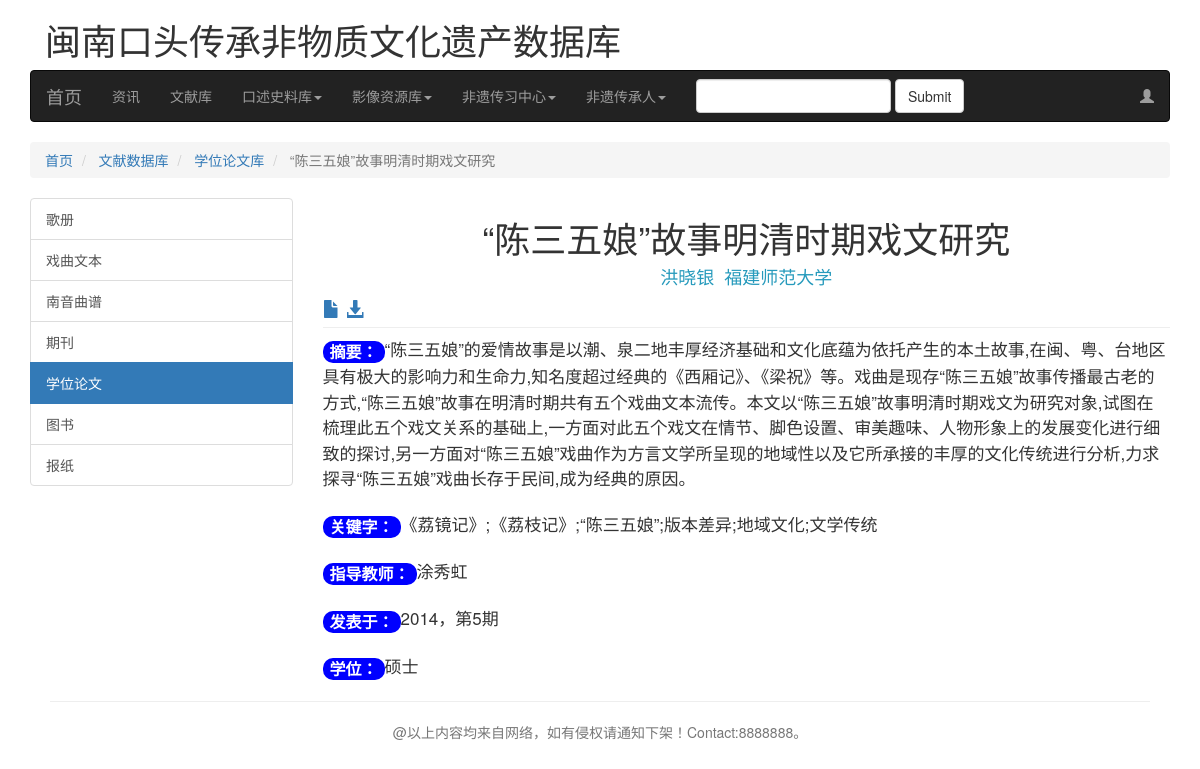
The page /documentdb/dissertation/1/ on the database its author committed.
### DocumentDB/models.py (models this page shows, shortened)
class Dissertation(models.Model):
    Title = models.CharField(max_length=200,verbose_name='论文题目')
    Author = models.CharField(max_length=50,verbose_name="论文作者")
    TertiaryAuthor = models.CharField(max_length=50,verbose_name='指导教师')
    Publisher = models.CharField(max_length=50,verbose_name="发表单位")
    Year = models.CharField(max_length=10,verbose_name='发表年份')
    Volume = models.CharField(max_length=10,verbose_name="学位级别")
    Pages = models.CharField(max_length=10,verbose_name='共有几页')
    Issue = models.CharField(max_length=10,verbose_name='期')
    Keywords = models.CharField(max_length=100,verbose_name='关键词')
    Abstract =models.TextField(verbose_name='内容摘要')
    UpdateTime = models.DateTimeField(auto_now=True)
    FilePath = models.FileField(upload_to='DEGREETHESIS/%Y/%m',verbose_name='上传本地学位论文文件')
    URL = models.URLField(verbose_name='链接地址')
    Isc35n = models.BooleanField(default=False,verbose_name='是否与陈三五娘相关')
    class Meta:
        ordering = ['-UpdateTime']
        verbose_name_plural = "学位论文信息表"
        verbose_name = "学位论文信息表"

### DocumentDB/views.py (the view)
# urls.py: path('dissertation/<int:id>/',dissertation_detail,name='dissertation_detail'),#学位论文按ID号显示详细页
def dissertation_detail(request,id):
    target = Dissertation.objects.get(id = id)
    return render(request,'documentdb/dissertation_detail.html',{'target':target})

### template/documentdb/dissertation_detail.html (shortened to what this page needs)
{% extends "base.html" %}
{% load staticfiles %}
{% block content %}
    <div class="container">
        <div class="row">
            <div>
                <div class="col-sm-12">
                    <ul class="breadcrumb">
				        <li>
					        <a href="{% url 'index' %}">首页</a>
				        </li>
                        <li >
                            <a href="{% url 'DocumentDB:documentdb_main' %}">文献数据库</a>
				        </li>
                        <li >
                            <a href="{% url 'DocumentDB:dissertation' %}">学位论文库</a>
                        </li>
                        <li class="active">
                            {{ target.Title }}
                        </li>
                    </ul>
                </div>
            </div>
            <div>
                <div class="col-sm-3">
                    <div class="list-group side-bar">
                        <a class="list-group-item " href="{% url 'DocumentDB:songbook' %}">歌册</a>
                        <a class="list-group-item " href="{% url 'DocumentDB:operatext' %}">戏曲文本</a>
                        <a class="list-group-item " href="{% url 'DocumentDB:nanyinopern' %}">南音曲谱</a>
                        <a class="list-group-item " href="{% url 'DocumentDB:periodical' %}">期刊</a>
                        <a class="list-group-item active" href="{% url 'DocumentDB:dissertation' %}">学位论文</a>
                        <a class="list-group-item " href="{% url 'DocumentDB:books' %}">图书</a>
                        <a class="list-group-item " href="{% url 'DocumentDB:newspaper' %}">报纸</a>
                    </div>
                </div>
                <div class="col-sm-9">
                    {% block document_content %}
                        <h1 align="center">{{ target.Title }}</h1>
                        <h4 align="center"style="color:#269abc">{{ target.Author }}&nbsp&nbsp{{ target.Publisher }}</h4>
                        <div style="font-size: 18px">
                            <a href="#modal-test" role="button" class="glyphicon glyphicon-file" data-toggle="modal"></a>
                            <a href="{{ MEDIA_URL }}{{ target.FilePath }}" download="{{ MEDIA_URL }}{{ target.FilePath }}" class="glyphicon glyphicon-download-alt"></a>
                        </div>
                        <hr style="margin-top: 4px;margin-bottom: 8px;">
                        <div>
                            <span class="badge" style="background-color: blue;line-height: 1;font-size:16px;">摘要：</span><span style="font-size: 17px;line-height: 1.5;">{{ target.Abstract }}</span>
                        </div>
                        <br>
                        <div>
                            <span class="badge" style="background-color: blue;line-height: 1;font-size:16px;">关键字：</span><span style="font-size: 17px;line-height: 1.5;">{{ target.Keywords }}</span>
                        </div>
                        <br>
                        <div>
                            <span class="badge" style="background-color: blue;line-height: 1;font-size:16px;">指导教师：</span><span style="font-size: 17px;line-height: 1.5;">{{ target.TertiaryAuthor }}</span>
                        </div>
                        <br>
                        <div>
                            <span class="badge" style="background-color: blue;line-height: 1;font-size:16px;">发表于：</span><span style="font-size: 17px;line-height: 1.5;">{{ target.Year }}，第{{ target.Issue }}期</span>
                        </div>
                        <br>
                        <div>
                            <span class="badge" style="background-color: blue;line-height: 1;font-size:16px;">学位：</span><span style="font-size: 17px;line-height: 1.5;">{{ target.Volume }}</span>
                        </div>
                    {% endblock %}
                </div>
            </div>
            <div>
                <div class="col-sm-12" >
                </div>
            </div>
        </div>
    </div>
{% endblock %}

### rows shown on the page
Dissertation: Title "“陈三五娘”故事明清时期戏文研究", Author "洪晓银", Publisher "福建师范大学", Abstract "“陈三五娘”的爱情故事是以潮、泉二地丰厚经济基础和文化底蕴为依托产生的本土故事,在闽、粤、台地区具有极大的影响力和生命力,知名度超过经典的《西厢记》、《梁祝》等。戏曲是现存“陈三五娘”故事传播最古老的方式,“陈三五娘”故事在明清时期共有五个戏曲文本流传。本文以“陈三五娘”故事明清时期戏文为研究对象,试图在梳理此五个戏文关系的基础上,一方面对此五个戏文在情节、脚色设置、审美趣味、人物形象上的发展变化进行细致的探讨,另一方面对“陈三五娘”戏曲作为方言文学所呈现的地域性以及它所承接的丰厚的文化传统进行分析,力求探寻“陈三五娘”戏曲长存于民间,成为经典的原因。", Keywords "《荔镜记》;《荔枝记》;“陈三五娘”;版本差异;地域文化;文学传统", TertiaryAuthor "涂秀虹", Year "2014", Issue "5", Volume "硕士"
